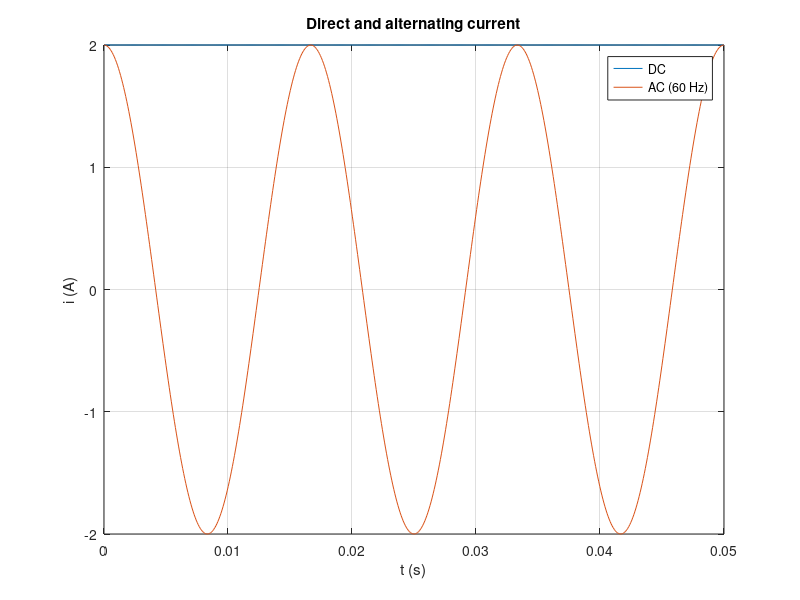

The MATLAB source for this figure:
% Circuits 1 — Voltage and Current
%title: Charge, Current and Voltage
%ar-title: الشحنة والتيار والجهد
%lesson: c1-variables-2
%course: circuits-1

%% The lesson's example
%ar: شحنة 120 C تمر بانتظام خلال دقيقة، ونقلها يحتاج 1440 J. التيار I = q/t، والجهد V = w/q، وعدد الإلكترونات في الثانية = I × 6.24 × 10^18.
q = 120; t = 60; w = 1440;
I = q / t;
V = w / q;
n = I * 6.24e18;
fprintf('I = %g A, V = %g V, electrons per second = %.4g\n', I, V, n)

%% i = dq/dt numerically
%ar: إذا كانت الشحنة دالة في الزمن، فالتيار هو مشتقتها. نأخذ q(t) = 2t (تمر بانتظام) ونشتق رقميًا بـ diff.
tt = linspace(0, 5, 501); qq = 2 * tt;
ii = diff(qq) ./ diff(tt);
fprintf('current from dq/dt: min %.3f A, max %.3f A\n', min(ii), max(ii))

%%! Project idea: DC versus AC current
%ar: مشروع: نرسم تيارًا مستمرًا (DC) وتيارًا مترددًا (AC) يعكس اتجاهه دوريًا، كما في المحاضرة.
ts = linspace(0, 0.05, 600);
plot(ts, 2*ones(size(ts)), ts, 2*cos(2*pi*60*ts)); grid on
xlabel('t (s)'); ylabel('i (A)'); legend('DC', 'AC (60 Hz)'); title('Direct and alternating current')
